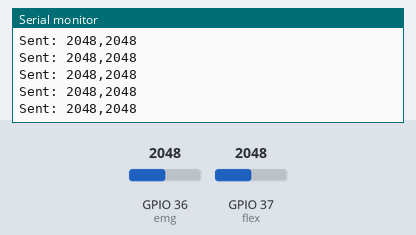
Recording of a sketch running on a simulated ESP32. On the bench: the last lines printed to the serial monitor. The test bench sets the inputs (shaded band); at power-on: GPIO 36 (emg) = 2048, GPIO 37 (flex) = 2048. Nothing arrives over Bluetooth unless stated; a phone connects over Bluetooth LE 3 s after start.

Above: at 3.9 s.
4.0 s: GPIO 36 (emg) set to 2866
At 4.01 s:
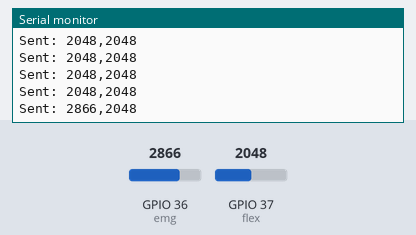
5.5 s: GPIO 37 (flex) set to 2866
At 5.52 s:
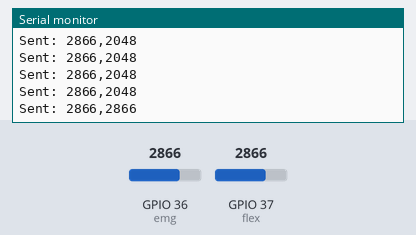
7.0 s: GPIO 36 (emg) set to 3603
At 7.02 s:
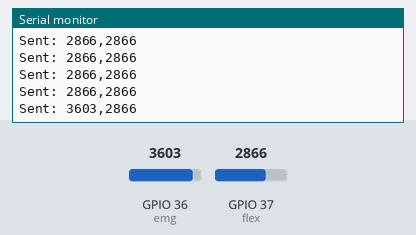
8.5 s: GPIO 37 (flex) set to 3603
At 8.53 s:
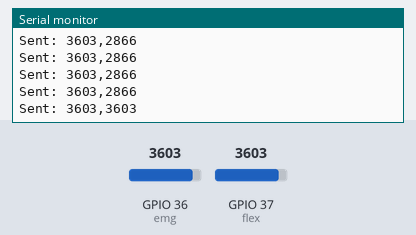
Timing chart, 0 to 11.0 s (numbered marks = the images above; inputs shaded):
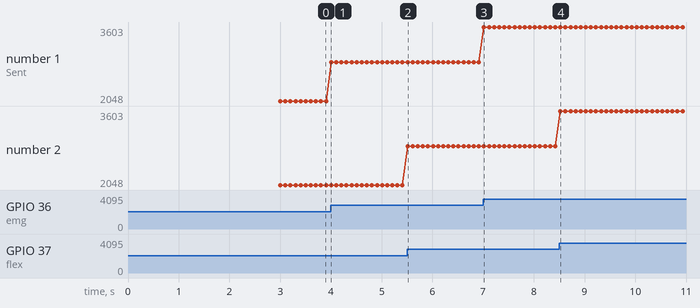

The sketch:

bluetooth.ino
```cpp
#include <BLEDevice.h>
#include <BLEUtils.h>
#include <BLEServer.h>
#include <BLE2902.h>

BLEServer* pServer = NULL;
BLECharacteristic* pTxCharacteristic;
bool deviceConnected = false;
bool oldDeviceConnected = false;
const int led = 8;
const int emg = A0;
const int flex = A1;

#define SERVICE_UUID        "6E400001-B5A3-F393-E0A9-E50E24DCCA9E"
#define CHARACTERISTIC_UUID_RX "6E400002-B5A3-F393-E0A9-E50E24DCCA9E"
#define CHARACTERISTIC_UUID_TX "6E400003-B5A3-F393-E0A9-E50E24DCCA9E"

class MyServerCallbacks: public BLEServerCallbacks {
    void onConnect(BLEServer* pServer) {
        deviceConnected = true;
    }

    void onDisconnect(BLEServer* pServer) {
        deviceConnected = false;
    }
};

void setup() {
    Serial.begin(115200);
    //pinMode(led, OUTPUT);

    BLEDevice::init("ESP32 Bluetooth");
    pServer = BLEDevice::createServer();
    pServer->setCallbacks(new MyServerCallbacks());

    BLEService* pService = pServer->createService(SERVICE_UUID);

    pTxCharacteristic = pService->createCharacteristic(
        CHARACTERISTIC_UUID_TX,
        BLECharacteristic::PROPERTY_NOTIFY | BLECharacteristic::PROPERTY_READ
    );
    pTxCharacteristic->addDescriptor(new BLE2902());

    BLECharacteristic* pRxCharacteristic = pService->createCharacteristic(
        CHARACTERISTIC_UUID_RX,
        BLECharacteristic::PROPERTY_WRITE
    );

    pService->start();

    pServer->getAdvertising()->start();
    Serial.println("Waiting for a client to connect...");
}

void loop() {
    if (deviceConnected) {
        int emgValue = analogRead(emg);
        int flexValue = analogRead(flex);

        String sensorString = String(emgValue) + "," + String(flexValue);
        pTxCharacteristic->setValue(sensorString.c_str());
        pTxCharacteristic->notify();
        Serial.println("Sent: " + sensorString);
    }

    if (!deviceConnected && oldDeviceConnected) {
        delay(500);
        pServer->startAdvertising();
        Serial.println("Client disconnected, restarting advertising...");
    }

    oldDeviceConnected = deviceConnected;
    delay(100);
}
```

Measured:
- after the input at 4.0 s, the serial monitor: prints a new line at once (image 1)
- after the input at 5.5 s, the serial monitor: prints a new line at once (image 2)
- after the input at 7.0 s, the serial monitor: prints a new line at once (image 3)
- after the input at 8.5 s, the serial monitor: prints a new line at once (image 4)
- plotted number 1: 2048 → 2866 after the input at 4.0 s, 2866 → 3603 after the input at 7.0 s
